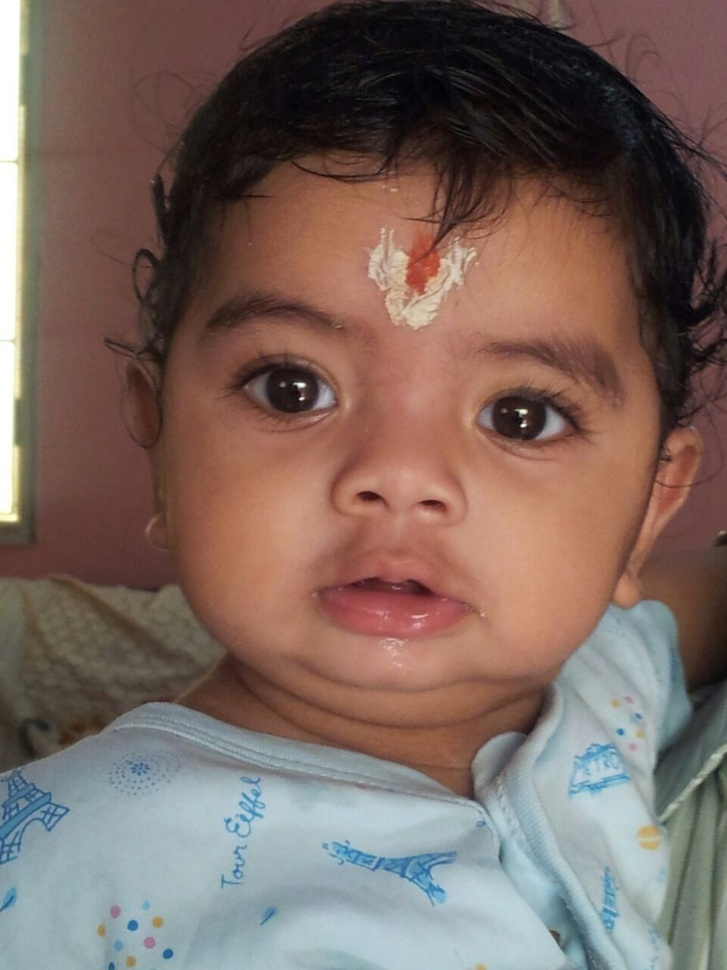
//> input picture mutiObjBySubtraction/dummyProject/dummyProject/pic.JPG, 727 x 970 px, shrunk from 960 x 1280 before the run, given in place of the camera
$ ./main   (built with g++ and OpenCV 4)
//> lines starting //> are read from the running program, lines starting //| are printed output that depends on the picture; after the words box and inside, x2 and y2 are one past the last pixel; in counts of white or black regions, pixels touching at a corner belong together
#if 1
// Color Detection & Object Tracking
// src: http://opencv-srf.blogspot.co.uk/2010/09/object-detection-using-color-seperation.html
#include <iostream>
#include "opencv2/highgui/highgui.hpp"
#include "opencv2/imgproc/imgproc.hpp"

using namespace cv;
using namespace std;

int main(int argc, char** argv)
{
	VideoCapture cap(0); //capture the video from webcam

	if (!cap.isOpened())  // if not success, exit program
	{
		cout << "Cannot open the web cam" << endl;
		return -1;
	}

	namedWindow("Control", CV_WINDOW_AUTOSIZE); //create a window called "Control"

	int iLowH = 170;
	int iHighH = 179;

	int iLowS = 150;
	int iHighS = 255;

	int iLowV = 60;
	int iHighV = 255;

	//Create trackbars in "Control" window
	createTrackbar("LowH", "Control", &iLowH, 179); //Hue (0 - 179)
	createTrackbar("HighH", "Control", &iHighH, 179);

	createTrackbar("LowS", "Control", &iLowS, 255); //Saturation (0 - 255)
	createTrackbar("HighS", "Control", &iHighS, 255);

	createTrackbar("LowV", "Control", &iLowV, 255);//Value (0 - 255)
	createTrackbar("HighV", "Control", &iHighV, 255);

	int iLastX = -1;
	int iLastY = -1;

	//Capture a temporary image from the camera
	Mat imgTmp;
	cap.read(imgTmp);
//> imgTmp is the input picture: 970 rows x 727 cols, CV_8UC3; mean B, G, R 95.8, 103.5, 123.5

	//Create a black image with the size as the camera output
	Mat imgLines = Mat::zeros(imgTmp.size(), CV_8UC3);;


	while (true)
	{
		Mat imgOriginal;

		bool bSuccess = cap.read(imgOriginal); // read a new frame from video


		if (!bSuccess) //if not success, break loop
		{
			cout << "Cannot read a frame from video stream" << endl;
			break;
		}

		Mat imgHSV;

		cvtColor(imgOriginal, imgHSV, COLOR_BGR2HSV); //Convert the captured frame from BGR to HSV
//> imgHSV: 970 rows x 727 cols, CV_8UC3; mean H, S, V 43, 83.8, 130.3

		Mat imgThresholded;

		inRange(imgHSV, Scalar(iLowH, iLowS, iLowV), Scalar(iHighH, iHighS, iHighV), imgThresholded); //Threshold the image
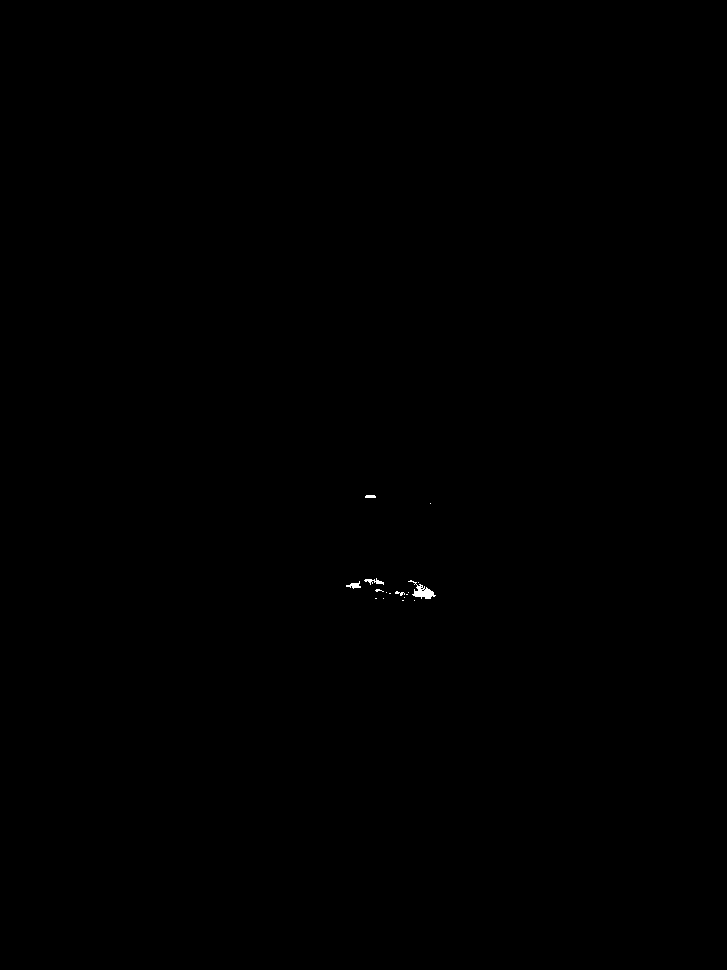
//> imgThresholded: 970 rows x 727 cols, CV_8UC1; 0.06% white; 17 white regions (12 under 20 px), largest, box (x1, y1, x2, y2) and area: (408, 580, 436, 599) 205, (364, 578, 384, 585) 62, (346, 581, 361, 589) 58, (365, 495, 376, 498) 31, (395, 591, 405, 596) 24

																									  //morphological opening (removes small objects from the foreground)
		erode(imgThresholded, imgThresholded, getStructuringElement(MORPH_ELLIPSE, Size(5, 5)));
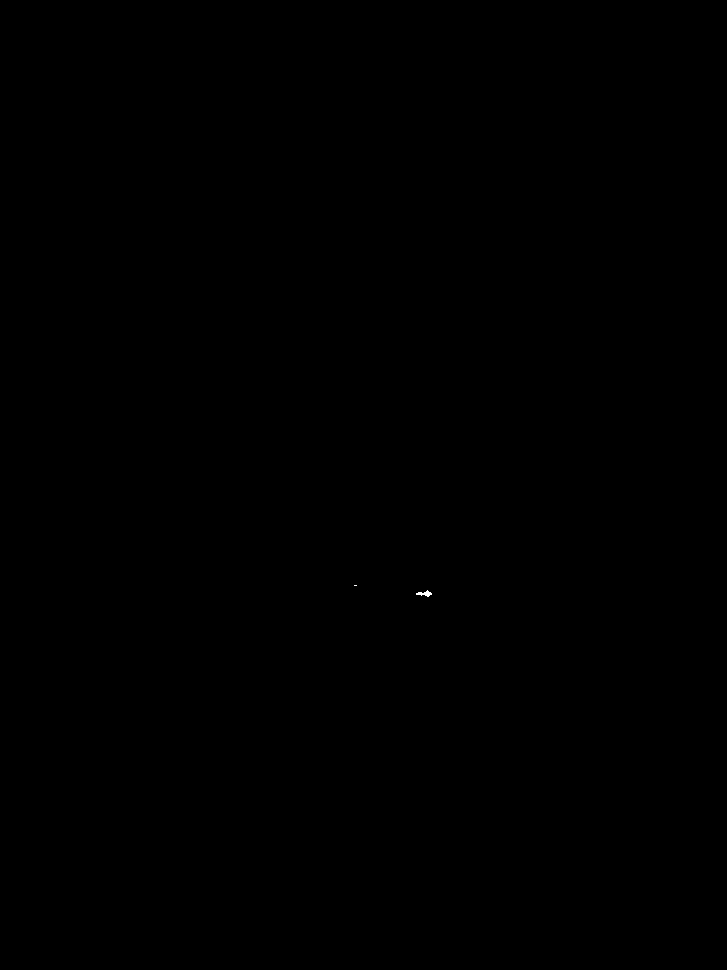
//> imgThresholded: 970 rows x 727 cols, CV_8UC1; 0.01% white; 2 white regions (1 under 20 px), largest, box (x1, y1, x2, y2) and area: (416, 590, 432, 597) 55
		dilate(imgThresholded, imgThresholded, getStructuringElement(MORPH_ELLIPSE, Size(5, 5)));
//> imgThresholded: 970 rows x 727 cols, CV_8UC1; 0.02% white; 2 white regions, box (x1, y1, x2, y2) and area: (414, 588, 434, 599) 139, (352, 583, 359, 588) 27

		//morphological closing (removes small holes from the foreground)
		dilate(imgThresholded, imgThresholded, getStructuringElement(MORPH_ELLIPSE, Size(5, 5)));
//> imgThresholded: 970 rows x 727 cols, CV_8UC1; 0.05% white; 2 white regions, box (x1, y1, x2, y2) and area: (412, 586, 436, 601) 247, (350, 581, 361, 590) 75
		erode(imgThresholded, imgThresholded, getStructuringElement(MORPH_ELLIPSE, Size(5, 5)));
//> imgThresholded: 970 rows x 727 cols, CV_8UC1; 0.02% white; 2 white regions, box (x1, y1, x2, y2) and area: (414, 588, 434, 599) 140, (352, 583, 359, 588) 27

		//Calculate the moments of the thresholded image
		Moments oMoments = moments(imgThresholded);
//> oMoments = moments, m00 42585, centre m10/m00, m01/m00 = (412.8, 591.9)

		double dM01 = oMoments.m01;
//> dM01 = 25205730
		double dM10 = oMoments.m10;
//> dM10 = 17580210
		double dArea = oMoments.m00;
//> dArea = 42585

		// if the area <= 10000, I consider that the there are no object in the image and it's because of the noise, the area is not zero
		if (dArea > 10000)
		{
			//calculate the position of the ball
			int posX = dM10 / dArea;
//> posX = 412
			int posY = dM01 / dArea;
//> posY = 591

			if (iLastX >= 0 && iLastY >= 0 && posX >= 0 && posY >= 0)
			{
				//Draw a red line from the previous point to the current point
				line(imgLines, Point(posX, posY), Point(iLastX, iLastY), Scalar(0, 0, 255), 2);
			}

			iLastX = posX;
//> iLastX = 412
			iLastY = posY;
//> iLastY = 591
		}

		imshow("Thresholded Image", imgThresholded); //show the thresholded image

		imgOriginal = imgOriginal + imgLines;
		imshow("Original", imgOriginal); //show the original image

		if (waitKey(30) == 27) //wait for 'esc' key press for 30ms. If 'esc' key is pressed, break loop
//> the Esc key is pressed
		{
			cout << "esc key is pressed by user" << endl;
			break;
		}
	}

	return 0;
}

#elif 0
// WRITE THE VIDEO WHICH IS CAPTURED FROM WEB CAM
// src: http://opencv-srf.blogspot.co.uk/2011/09/saving-images-videos_16.html
#include "opencv2/highgui/highgui.hpp"
#include <iostream>

using namespace cv;
using namespace std;

int main(int argc, char* argv[])
{
	VideoCapture cap(0); // open the video camera no. 0

	if (!cap.isOpened())  // if not success, exit program
	{
		cout << "ERROR: Cannot open the video file" << endl;
		return -1;
	}

	namedWindow("MyVideo", CV_WINDOW_AUTOSIZE); //create a window called "MyVideo"

	double dWidth = cap.get(CV_CAP_PROP_FRAME_WIDTH); //get the width of frames of the video
	double dHeight = cap.get(CV_CAP_PROP_FRAME_HEIGHT); //get the height of frames of the video

	cout << "Frame Size = " << dWidth << "x" << dHeight << endl;

	Size frameSize(static_cast<int>(dWidth), static_cast<int>(dHeight));

	VideoWriter oVideoWriter("C:/test/MyVideo.avi", CV_FOURCC('P', 'I', 'M', '1'), 20, frameSize, true); //initialize the VideoWriter object

	if (!oVideoWriter.isOpened()) //if not initialize the VideoWriter successfully, exit the program
	{
		cout << "ERROR: Failed to write the video" << endl;
		return -1;
	}

	while (1)
	{

		Mat frame;

		bool bSuccess = cap.read(frame); // read a new frame from video

		if (!bSuccess) //if not success, break loop
		{
			cout << "ERROR: Cannot read a frame from video file" << endl;
			break;
		}

		oVideoWriter.write(frame); //writer the frame into the file

		imshow("MyVideo", frame); //show the frame in "MyVideo" window

		if (waitKey(10) == 27) //wait for 'esc' key press for 30ms. If 'esc' key is pressed, break loop
		{
			cout << "esc key is pressed by user" << endl;
			break;
		}
	}

	return 0;

}


#elif 0

// WEB CAM VIDEO CAPTURE AND DISPLAY
// Src: http://opencv-srf.blogspot.co.uk/2011/09/capturing-images-videos.html

#include "opencv2/highgui/highgui.hpp"
#include <iostream>

using namespace cv;
using namespace std;

int main(int argc, char* argv[])
{
	VideoCapture cap(0); // open the video camera no. 0

	if (!cap.isOpened())  // if not success, exit program
	{
		cout << "Cannot open the video cam" << endl;
		return -1;
	}

	double dWidth = cap.get(CV_CAP_PROP_FRAME_WIDTH); //get the width of frames of the video
	double dHeight = cap.get(CV_CAP_PROP_FRAME_HEIGHT); //get the height of frames of the video

	cout << "Frame size : " << dWidth << " x " << dHeight << endl;

	namedWindow("MyVideo", CV_WINDOW_AUTOSIZE); //create a window called "MyVideo"

	while (1)
	{
		Mat frame;

		bool bSuccess = cap.read(frame); // read a new frame from video

		if (!bSuccess) //if not success, break loop
		{
			cout << "Cannot read a frame from video stream" << endl;
			break;
		}

		imshow("MyVideo", frame); //show the frame in "MyVideo" window

		if (waitKey(30) == 27) //wait for 'esc' key press for 30ms. If 'esc' key is pressed, break loop
		{
			cout << "esc key is pressed by user" << endl;
			break;
		}
	}
	return 0;

}


#else
/////////////////////////////// READ AND DISPLAY A IMAGE /////////////////////////////////

#include "opencv2/highgui/highgui.hpp"
#include <iostream>

using namespace cv;
using namespace std;

// Src: http://opencv-srf.blogspot.co.uk/2013/06/load-display-image.html

int main(int argc, const char** argv)
{
	Mat img = imread("pic.jpg", CV_LOAD_IMAGE_UNCHANGED); //read the image data in the file "MyPic.JPG" and store it in 'img'

	if (img.empty()) //check whether the image is loaded or not
	{
		cout << "Error : Image cannot be loaded..!!" << endl;
		//system("pause"); //wait for a key press
		return -1;
	}

	namedWindow("MyWindow", CV_WINDOW_AUTOSIZE); //create a window with the name "MyWindow"
	imshow("MyWindow", img); //display the image which is stored in the 'img' in the "MyWindow" window

	waitKey(0); //wait infinite time for a keypress

	destroyWindow("MyWindow"); //destroy the window with the name, "MyWindow"

	return 0;
}

#endif
